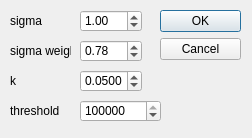
<?xml version="1.0" encoding="UTF-8"?>
<ui version="4.0">
 <class>CornerHarrisDialog</class>
 <widget class="QDialog" name="CornerHarrisDialog">
  <property name="geometry">
   <rect>
    <x>0</x>
    <y>0</y>
    <width>252</width>
    <height>138</height>
   </rect>
  </property>
  <property name="windowTitle">
   <string>Corner Harris</string>
  </property>
  <property name="windowIcon">
   <iconset resource="../../../res/icons.qrc">
    <normaloff>:/icons/icons/things_digital.png</normaloff>:/icons/icons/things_digital.png</iconset>
  </property>
  <widget class="QDialogButtonBox" name="buttonBox">
   <property name="geometry">
    <rect>
     <x>160</x>
     <y>10</y>
     <width>81</width>
     <height>241</height>
    </rect>
   </property>
   <property name="orientation">
    <enum>Qt::Vertical</enum>
   </property>
   <property name="standardButtons">
    <set>QDialogButtonBox::Cancel|QDialogButtonBox::Ok</set>
   </property>
  </widget>
  <widget class="QLabel" name="label">
   <property name="geometry">
    <rect>
     <x>10</x>
     <y>10</y>
     <width>61</width>
     <height>21</height>
    </rect>
   </property>
   <property name="text">
    <string>sigma</string>
   </property>
  </widget>
  <widget class="QDoubleSpinBox" name="dSB_sigma">
   <property name="geometry">
    <rect>
     <x>80</x>
     <y>10</y>
     <width>62</width>
     <height>22</height>
    </rect>
   </property>
   <property name="minimum">
    <double>0.000000000000000</double>
   </property>
   <property name="maximum">
    <double>10.000000000000000</double>
   </property>
   <property name="singleStep">
    <double>0.100000000000000</double>
   </property>
   <property name="value">
    <double>1.000000000000000</double>
   </property>
  </widget>
  <widget class="QDoubleSpinBox" name="dSB_sigma_weight">
   <property name="geometry">
    <rect>
     <x>80</x>
     <y>40</y>
     <width>62</width>
     <height>22</height>
    </rect>
   </property>
   <property name="minimum">
    <double>0.000000000000000</double>
   </property>
   <property name="maximum">
    <double>5.000000000000000</double>
   </property>
   <property name="singleStep">
    <double>0.100000000000000</double>
   </property>
   <property name="value">
    <double>0.780000000000000</double>
   </property>
  </widget>
  <widget class="QDoubleSpinBox" name="dSB_k">
   <property name="geometry">
    <rect>
     <x>80</x>
     <y>70</y>
     <width>62</width>
     <height>22</height>
    </rect>
   </property>
   <property name="decimals">
    <number>4</number>
   </property>
   <property name="minimum">
    <double>0.000000000000000</double>
   </property>
   <property name="maximum">
    <double>1.000000000000000</double>
   </property>
   <property name="singleStep">
    <double>0.050000000000000</double>
   </property>
   <property name="value">
    <double>0.050000000000000</double>
   </property>
  </widget>
  <widget class="QLabel" name="label_2">
   <property name="geometry">
    <rect>
     <x>10</x>
     <y>40</y>
     <width>61</width>
     <height>21</height>
    </rect>
   </property>
   <property name="text">
    <string>sigma weight</string>
   </property>
  </widget>
  <widget class="QLabel" name="label_3">
   <property name="geometry">
    <rect>
     <x>10</x>
     <y>70</y>
     <width>61</width>
     <height>21</height>
    </rect>
   </property>
   <property name="text">
    <string>k</string>
   </property>
  </widget>
  <widget class="QLabel" name="label_4">
   <property name="geometry">
    <rect>
     <x>10</x>
     <y>100</y>
     <width>61</width>
     <height>21</height>
    </rect>
   </property>
   <property name="text">
    <string>threshold</string>
   </property>
  </widget>
  <widget class="QSpinBox" name="sB_threshold">
   <property name="geometry">
    <rect>
     <x>80</x>
     <y>100</y>
     <width>81</width>
     <height>22</height>
    </rect>
   </property>
   <property name="maximum">
    <number>100000000</number>
   </property>
   <property name="singleStep">
    <number>1000</number>
   </property>
   <property name="value">
    <number>30000000</number>
   </property>
  </widget>
 </widget>
 <resources>
  <include location="../../../res/icons.qrc"/>
 </resources>
 <connections>
  <connection>
   <sender>buttonBox</sender>
   <signal>accepted()</signal>
   <receiver>CornerHarrisDialog</receiver>
   <slot>accept()</slot>
   <hints>
    <hint type="sourcelabel">
     <x>248</x>
     <y>254</y>
    </hint>
    <hint type="destinationlabel">
     <x>157</x>
     <y>274</y>
    </hint>
   </hints>
  </connection>
  <connection>
   <sender>buttonBox</sender>
   <signal>rejected()</signal>
   <receiver>CornerHarrisDialog</receiver>
   <slot>reject()</slot>
   <hints>
    <hint type="sourcelabel">
     <x>316</x>
     <y>260</y>
    </hint>
    <hint type="destinationlabel">
     <x>286</x>
     <y>274</y>
    </hint>
   </hints>
  </connection>
 </connections>
</ui>
